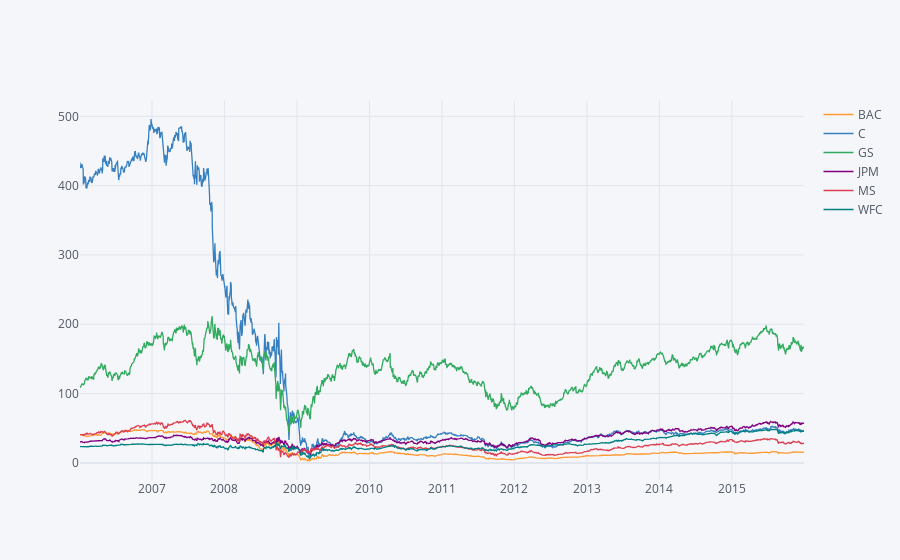

The cell this chart's notebook holds for it:
### Markdown cell above
**plotting more interactive graph with the help of plotly**

### Code cell
bank_stocks.xs('Close', axis = 1, level = 'Stock Info').iplot(kind = 'line')

### Figure 1 — Plotly figure (JSON) as saved in the notebook; plotly's stock layout.template omitted (floating-point values rounded to 4 significant figures; data arrays with more than 128 entries replaced by an {"elided": "..."} marker saying what was removed)
{"data": [{"line": {"color": "rgba(255, 153, 51, 1.0)", "dash": "solid", "shape": "linear", "width": 1.3}, "mode": "lines", "name": "BAC", "text": "", "type": "scatter", "x": {"elided": "2517 str values"}, "y": {"elided": "2517 float values"}}, {"line": {"color": "rgba(55, 128, 191, 1.0)", "dash": "solid", "shape": "linear", "width": 1.3}, "mode": "lines", "name": "C", "text": "", "type": "scatter", "x": {"elided": "2517 str values"}, "y": {"elided": "2517 float values"}}, {"line": {"color": "rgba(50, 171, 96, 1.0)", "dash": "solid", "shape": "linear", "width": 1.3}, "mode": "lines", "name": "GS", "text": "", "type": "scatter", "x": {"elided": "2517 str values"}, "y": {"elided": "2517 float values"}}, {"line": {"color": "rgba(128, 0, 128, 1.0)", "dash": "solid", "shape": "linear", "width": 1.3}, "mode": "lines", "name": "JPM", "text": "", "type": "scatter", "x": {"elided": "2517 str values"}, "y": {"elided": "2517 float values"}}, {"line": {"color": "rgba(219, 64, 82, 1.0)", "dash": "solid", "shape": "linear", "width": 1.3}, "mode": "lines", "name": "MS", "text": "", "type": "scatter", "x": {"elided": "2517 str values"}, "y": {"elided": "2517 mixed values"}}, {"line": {"color": "rgba(0, 128, 128, 1.0)", "dash": "solid", "shape": "linear", "width": 1.3}, "mode": "lines", "name": "WFC", "text": "", "type": "scatter", "x": {"elided": "2517 str values"}, "y": {"elided": "2517 float values"}}], "layout": {"legend": {"bgcolor": "#F5F6F9", "font": {"color": "#4D5663"}}, "paper_bgcolor": "#F5F6F9", "plot_bgcolor": "#F5F6F9", "title": {"font": {"color": "#4D5663"}}, "xaxis": {"gridcolor": "#E1E5ED", "showgrid": true, "tickfont": {"color": "#4D5663"}, "title": {"font": {"color": "#4D5663"}, "text": ""}, "zerolinecolor": "#E1E5ED"}, "yaxis": {"gridcolor": "#E1E5ED", "showgrid": true, "tickfont": {"color": "#4D5663"}, "title": {"font": {"color": "#4D5663"}, "text": ""}, "zerolinecolor": "#E1E5ED"}}}
